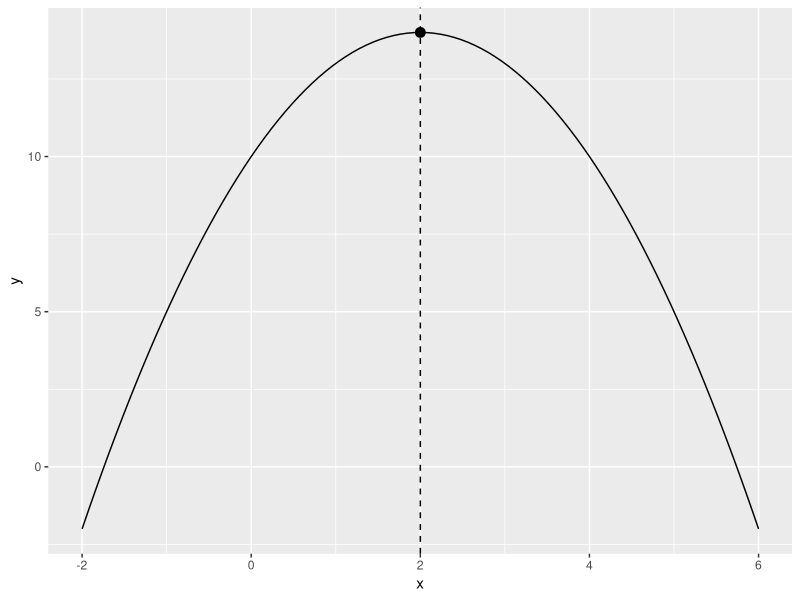
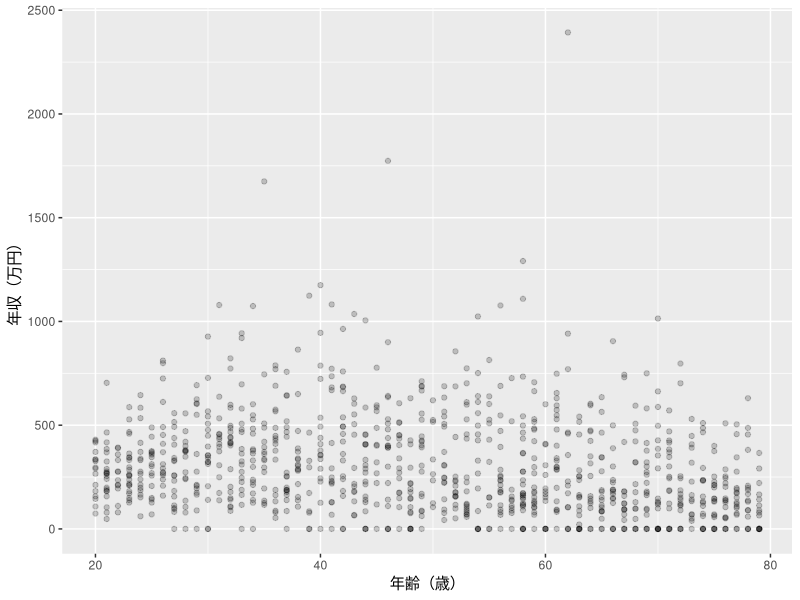
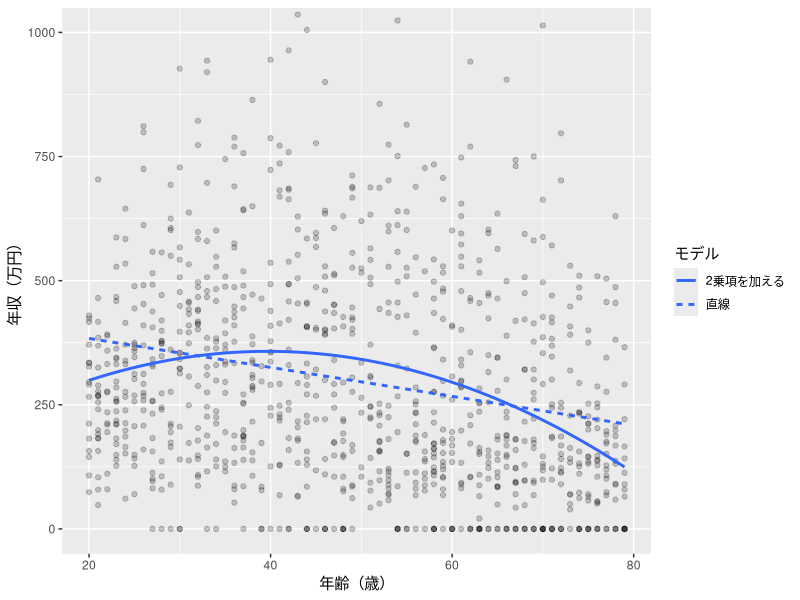

Write R code to recreate these figures, in order.
## ---- chunk 1
#| label: fig-poly-quadratic-review
#| echo: false
#| fig-cap: "2次関数 $y = -x^2 + 4x + 10$ のグラフ。点は頂点 $(2, 14)$ です。"
#| fig-alt: "横軸がx（-2〜6）、縦軸がyの放物線。x=2で頂点のy=14に達する山の形で、頂点に点と縦の破線があり、左右が対称に下がっています。"
ggplot2::ggplot() +
  ggplot2::geom_function(fun = function(x) -x^2 + 4 * x + 10,
                         xlim = c(-2, 6)) +
  ggplot2::geom_vline(xintercept = 2, linetype = "dashed") +
  ggplot2::annotate("point", x = 2, y = 14, size = 3) +
  ggplot2::labs(x = "x", y = "y")
## ---- chunk 2
#| label: poly-render-read
#| include: false
# 描画には同梱CSVを使います。学生向けコードは作業フォルダから読み込みます。
survey <- readr::read_csv("../data/mock_survey.csv", show_col_types = FALSE)
## ---- chunk 3
#| label: poly-render-nrow
#| echo: false
nrow(survey)
## ---- chunk 4
#| label: fig-poly-scatter
#| fig-cap: "1,000人の年齢と年収。"
#| fig-alt: "横軸が年齢（20〜79歳）、縦軸が年収（万円）の散布図。どの年齢でも0〜600万円あたりに点が密集し、上に向かって2,000万円を超える点までまばらに散らばっています。年収0の点は20代後半から見られ、高い年代ほど多くなっています。"
ggplot2::ggplot(survey, ggplot2::aes(x = age, y = income)) +
  ggplot2::geom_point(alpha = 0.2) +
  ggplot2::labs(x = "年齢（歳）", y = "年収（万円）")
## ---- chunk 5
#| label: poly-group-means
survey |>
  dplyr::mutate(age_group = age %/% 10 * 10) |>
  dplyr::group_by(age_group) |>
  dplyr::summarise(n = dplyr::n(), mean_income = mean(income))
## ---- chunk 6
#| label: poly-linear-fit
model_linear <- lm(income ~ age, data = survey)
## ---- chunk 7
#| label: poly-linear-summary
summary(model_linear)
nobs(model_linear)
## ---- chunk 8
#| label: poly-quadratic-fit
model_quadratic <- lm(income ~ age + I(age^2), data = survey)
## ---- chunk 9
#| label: poly-quadratic-summary
summary(model_quadratic)
nobs(model_quadratic)
## ---- chunk 10
#| label: poly-vertex
b <- coef(model_quadratic)
peak_age <- -b["age"] / (2 * b["I(age^2)"])
peak_age
## ---- chunk 11
#| label: poly-predict
predict(model_quadratic,
        newdata = data.frame(age = c(peak_age, 20, 40, 60)))
## ---- chunk 12
#| label: poly-model-comparison
model_comparison <- data.frame(
  model = c("直線", "2乗項を加える"),
  r_squared = c(summary(model_linear)$r.squared,
                summary(model_quadratic)$r.squared),
  adj_r_squared = c(summary(model_linear)$adj.r.squared,
                    summary(model_quadratic)$adj.r.squared),
  n = c(nobs(model_linear), nobs(model_quadratic))
)
model_comparison
## ---- chunk 13
#| label: fig-poly-quadratic
#| fig-cap: "年齢と年収。実線は2乗項を加えた回帰、破線は直線の回帰による当てはめ値です。年収がとくに高い11人は表示範囲の外にあります。"
#| fig-alt: "横軸が年齢（20〜79歳）、縦軸が年収（0〜1,000万円）の散布図に2本の線を重ねた図。破線は約380万円から約210万円へゆるやかに右下がりの直線です。実線は20歳の約300万円から上がり、40歳ごろに約360万円で頂上に達し、その後は下がって79歳で約120万円になる山形の曲線です。"
ggplot2::ggplot(survey, ggplot2::aes(x = age, y = income)) +
  ggplot2::geom_point(alpha = 0.2) +
  ggplot2::geom_smooth(ggplot2::aes(linetype = "直線"),
                       method = "lm", formula = y ~ x, se = FALSE) +
  ggplot2::geom_smooth(ggplot2::aes(linetype = "2乗項を加える"),
                       method = "lm", formula = y ~ x + I(x^2), se = FALSE) +
  ggplot2::coord_cartesian(ylim = c(0, 1000)) +
  ggplot2::labs(x = "年齢（歳）", y = "年収（万円）", linetype = "モデル")
## ---- chunk 14
#| label: poly-exercise-check
model_check <- lm(income ~ age + age^2, data = survey)
coef(model_check)
